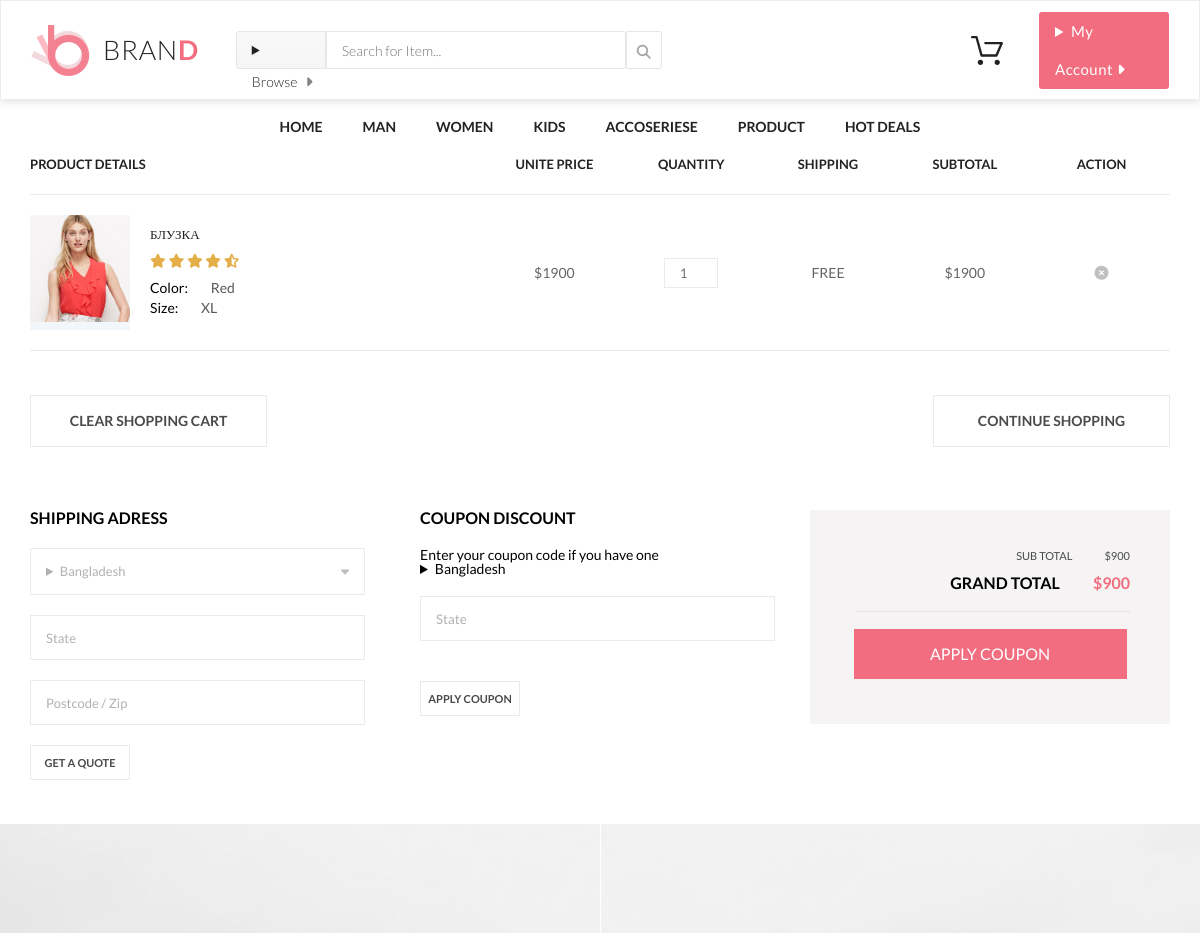
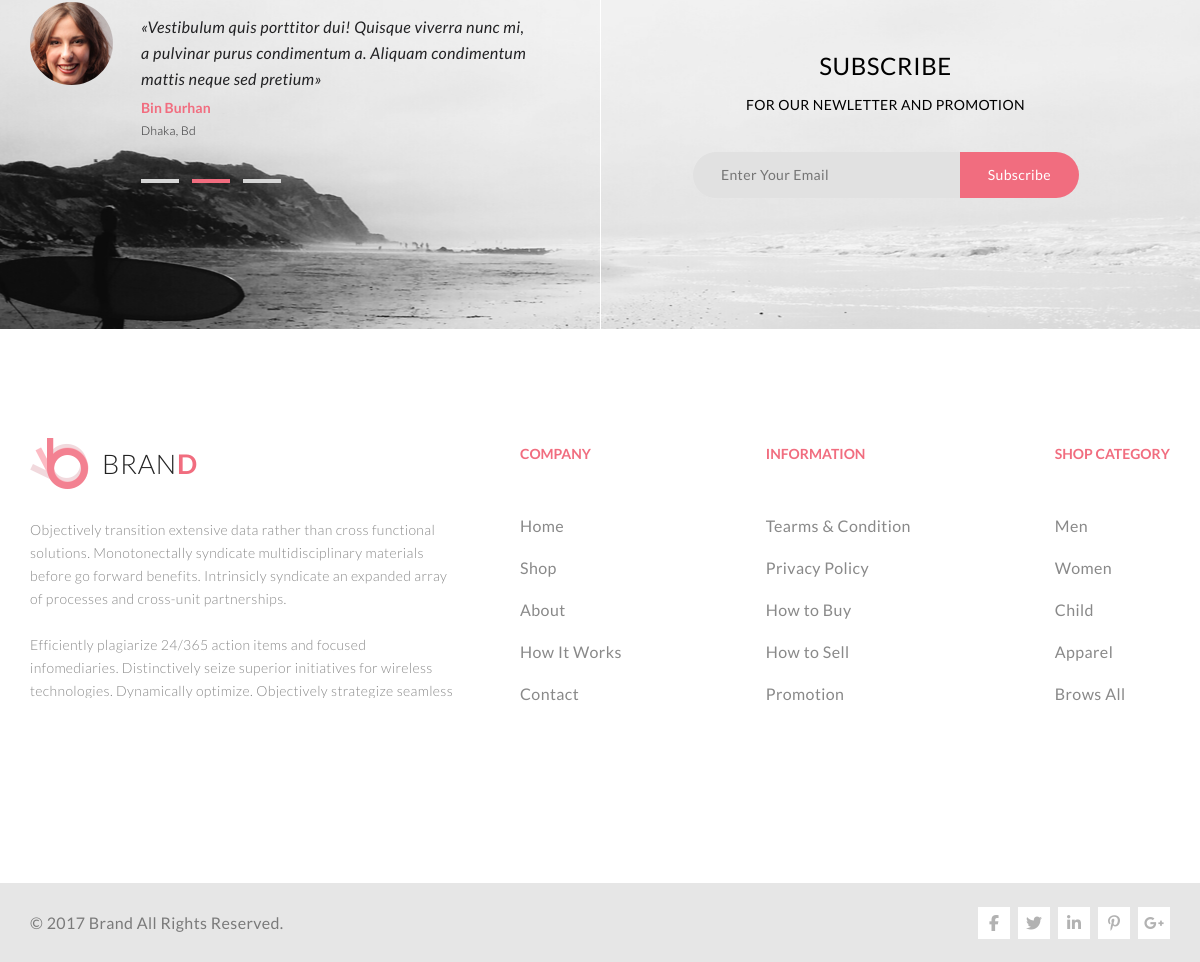
Page /?c=basket&a=show on the committed database (2 pictures, top to bottom).
### tables this page shows
CREATE TABLE `basket` (
  `id` int NOT NULL,
  `product_id` int NOT NULL,
  `session_id` varchar(255) NOT NULL,
  `qty` int NOT NULL
);

CREATE TABLE `products` (
  `id` int NOT NULL,
  `name` varchar(255) NOT NULL,
  `description` varchar(255) NOT NULL,
  `price` int NOT NULL,
  `image` varchar(255) NOT NULL
);

### traits/TSingletone.php (called while the page is built, shortened)
<?php
trait TSingletone
{
    private static $instance = null;
    public static function getInstance() {
        if (is_null(static::$instance)) {
            static::$instance = new static();
        }
        return static::$instance;
    }
}

### model/DbModel.php (called while the page is built, shortened)
<?php
abstract class DbModel extends Model
{
    public static function getBasket() {
        $session_id = 1;
        $sql = "SELECT * FROM products AS p JOIN basket AS c ON p.id = c.product_id WHERE c.session_id = :session_id";
        return Db::getInstance()->queryAll($sql, ['session_id' => $session_id]);
    }
}

### engine/Db.php (called while the page is built, shortened)
<?php
class Db
{
    private $config = [
        'driver' => 'mysql',
        'host' => 'localhost:3306',
        'login' => 'root',
        'password' => 'root',
        'database' => 'shop',
        'charset' => 'utf8'
    ];
    protected $connection = null;
    protected function getConnection()
    {
        if (is_null($this->connection)) {
            $this->connection = new \PDO(
                $this->prepareDsnString(),
                $this->config['login'],
                $this->config['password']);
            $this->connection->setAttribute(\PDO::ATTR_DEFAULT_FETCH_MODE, \PDO::FETCH_ASSOC);
        }
        return $this->connection;
    }
    protected function prepareDsnString()
    {
        return sprintf("%s:host=%s;dbname=%s;charset=%s",
            $this->config['driver'],
            $this->config['host'],
            $this->config['database'],
            $this->config['charset']
        );
    }
    protected function query($sql, $params)
    {
        $stmt = $this->getConnection()->prepare($sql);
        $stmt->execute($params);
        return $stmt;
    }
    public function queryAll($sql, $params = [])
    {
        return $this->query($sql, $params)->fetchAll();
    }
}

### engine/Autoload.php (called while the page is built, shortened)
<?php
class Autoload
{
    public function loadClass($className) {
            $fileName = str_replace(['app', '\\'], [ROOT_DIR, DS], $className) . ".php";
    }
}

### views/basket.php (the view)
<main class="shopping-cart center">
    <nav class="shopping-cart__nav">
        <h2 class="shopping-cart__nav__title">Product Details</h2>
        <ul class="shopping-cart__nav__list">
            <li>unite Price</li>
            <li>Quantity</li>
            <li>shipping</li>
            <li>Subtotal</li>
            <li>ACTION</li>
        </ul>
    </nav>
    <?php foreach ($basket as $item):?>
    <div class="shopping-cart__box">
        <div class="shopping-cart__box__left">
            <div class="shopping-cart__box__left__img"><img style="width: 100px" src="<?=IMAGES_DIR . $item['image'];?>" alt=""></div>
            <div class="shopping-cart__box__description">
                <a href="#"><?=$item['name']?></a>
                <span>
                        <i class="fas fa-star"></i>
                        <i class="fas fa-star"></i>
                        <i class="fas fa-star"></i>
                        <i class="fas fa-star"></i>
                        <i class="fas fa-star-half-alt"></i>
                    </span>
                <br>
                <span>Color:</span> <span class="box__color">Red</span>
                <br>
                <span>Size:</span> <span class="box__color">XL</span>
            </div>
        </div>
        <div class="shopping-cart__box__right">
            <ul class="shopping-cart__box__list">
                <li>$<?=$item['price']?></li>
                <li><input type="number" placeholder="<?=$item['qty']?>"></li>
                <li>FREE</li>
                <li>$<?=$item['price'] * $item['qty']?></li>
                <li><a href="#"><i class="fas fa-times-circle"></i></a></li>
            </ul>
        </div>
    </div>
    <?php endforeach;?>
    <div class="shopping-cart__actions">
        <div class="shopping-cart__button"><a href="#">cLEAR SHOPPING CART</a></div>
        <div class="shopping-cart__button"><a href="#">cONTINUE sHOPPING</a></div>
    </div>
    <div class="shopping-cart__form">
        <div class="shopping-cart__form__box shopping-cart__form__box__left">
            <h2>Shipping Adress</h2>
            <form action="#">
                <details>
                    <summary>Bangladesh</summary>
                </details>
                <input type="text" name="State" id="State" placeholder="State">
                <input type="text" name="Postcode" id="Postcode" placeholder="Postcode / Zip">
                <button type="submit">get a quote</button>
            </form>
        </div>
        <div class="shopping-cart__form__box shopping-cart__form__box__center">
            <h2>coupon discount</h2>
            <p>Enter your coupon code if you have one</p>
            <form action="#">
                <details>
                    <summary>Bangladesh</summary>
                </details>
                <input type="text" name="State" id="State1" placeholder="State">
                <button type="submit">Apply coupon</button>
            </form>
        </div>
        <div class="shopping-cart__form__box shopping-cart__form__box__right">
            <h2>Sub total <span>$900</span></h2>
            <p>GRAND TOTAL <span>$900</span></p>
            <form action="#">
                <button type="submit">Apply coupon</button>
            </form>
        </div>
    </div>
</main>

### rows in the picture
basket: product.image (picture), product.name "БЛУЗКА", product.price "1900", qty "1", $item['price']*$item['qty'] "1900"
